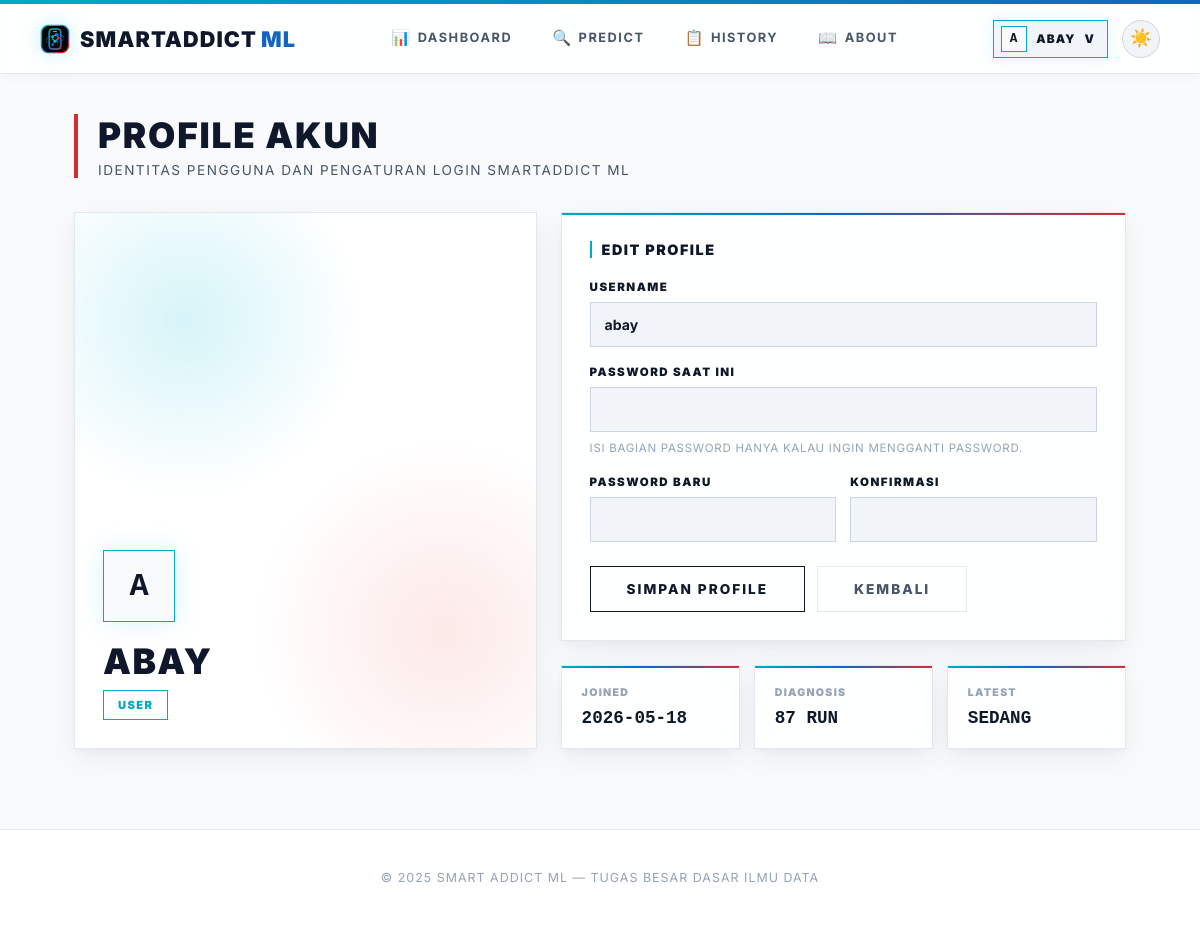
Before: /profile (signed in) with the older database file.
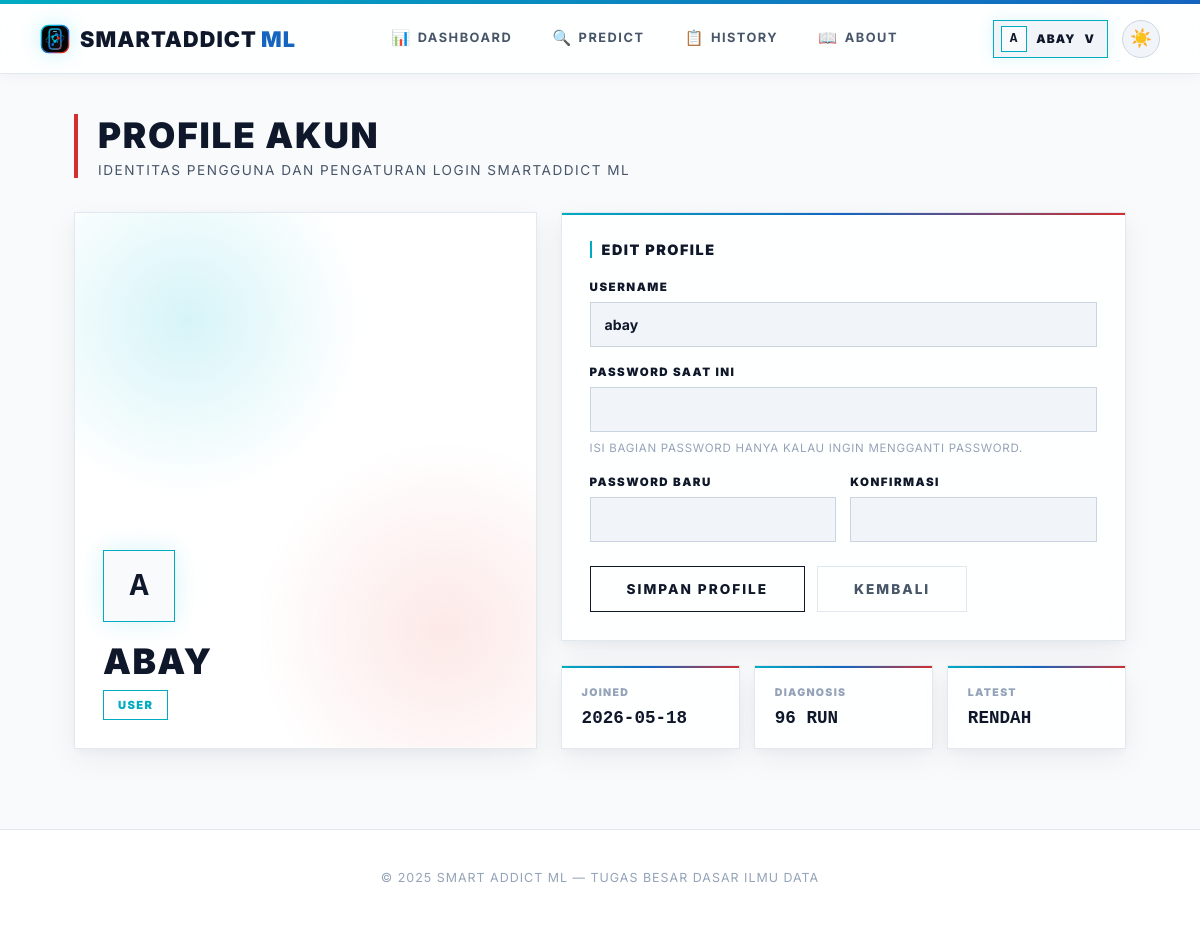
After: the same page with the newer database file.
### app.py (models this page shows, shortened)
class User(UserMixin, db.Model):
    id = db.Column(db.Integer, primary_key=True)
    username = db.Column(db.String(80), unique=True, nullable=False)
    password_hash = db.Column(db.String(200), nullable=False)
    role = db.Column(db.String(10), default='user')  # 'user' or 'admin'
    created_at = db.Column(db.DateTime, default=datetime.utcnow)
    predictions = db.relationship('Prediction', backref='user', lazy=True)
    @property
    def is_admin(self):
        return self.role == 'admin'

class Prediction(db.Model):
    id = db.Column(db.Integer, primary_key=True)
    user_id = db.Column(db.Integer, db.ForeignKey('user.id'), nullable=False)
    model_name = db.Column(db.String(50), nullable=False)
    input_values = db.Column(db.Text, nullable=False)  # JSON string
    result = db.Column(db.String(20), nullable=False)
    prediction_raw = db.Column(db.Integer, nullable=False)
    timestamp = db.Column(db.DateTime, default=datetime.utcnow)

### app.py (the view, shortened to what this page needs)
@app.route("/profile", methods=["GET", "POST"])
@login_required
def profile():
    prediction_count = Prediction.query.filter_by(user_id=current_user.id).count()
    latest_prediction = Prediction.query.filter_by(user_id=current_user.id).order_by(Prediction.timestamp.desc()).first()
    return render_template(
        "profile.html",
        active_page='profile',
        prediction_count=prediction_count,
        latest_prediction=latest_prediction
    )

### app.py (called while the page is built)
@app.after_request
def add_no_cache(response):
    response.headers['Cache-Control'] = 'no-store, no-cache, must-revalidate, max-age=0'
    response.headers['Pragma'] = 'no-cache'
    response.headers['Expires'] = '0'
    return response

@login_manager.user_loader
def load_user(user_id):
    return User.query.get(int(user_id))

### templates/profile.html (shortened to what this page needs)
{% extends "base.html" %}
{% block content %}
<main class="content">
    <div class="page-header">
        <h1>PROFILE AKUN</h1>
        <p>IDENTITAS PENGGUNA DAN PENGATURAN LOGIN SMARTADDICT ML</p>
    </div>
    <div class="profile-grid">
        <section class="profile-visual">
            <div id="profile3d" aria-hidden="true"></div>
            <div class="profile-identity">
                <div class="profile-avatar-large">{{ current_user.username[0]|upper }}</div>
                <h2>{{ current_user.username }}</h2>
                <span class="role-badge">{{ current_user.role }}</span>
            </div>
        </section>
        <section>
            <div class="profile-panel">
                <div class="panel-title">Edit Profile</div>
                <form method="post" class="form-grid">
                    <div class="form-group">
                        <label class="form-label" for="username">Username</label>
                        <input class="form-input" id="username" name="username" value="{{ current_user.username }}" maxlength="80" required>
                    </div>
                    <div class="form-group">
                        <label class="form-label" for="current_password">Password Saat Ini</label>
                        <input class="form-input" id="current_password" name="current_password" type="password" autocomplete="current-password">
                        <div class="form-note">Isi bagian password hanya kalau ingin mengganti password.</div>
                    </div>
                    <div class="password-grid">
                        <div class="form-group">
                            <label class="form-label" for="new_password">Password Baru</label>
                            <input class="form-input" id="new_password" name="new_password" type="password" autocomplete="new-password">
                        </div>
                        <div class="form-group">
                            <label class="form-label" for="confirm_password">Konfirmasi</label>
                            <input class="form-input" id="confirm_password" name="confirm_password" type="password" autocomplete="new-password">
                        </div>
                    </div>
                    <div class="profile-actions">
                        <button type="submit" class="btn-primary">Simpan Profile</button>
                        <a href="{{ url_for('dashboard') }}" class="btn-secondary">Kembali</a>
                    </div>
                </form>
            </div>
            <div class="profile-stats">
                <div class="profile-stat">
                    <span>Joined</span>
                    <strong>{{ current_user.created_at.strftime('%Y-%m-%d') }}</strong>
                </div>
                <div class="profile-stat">
                    <span>Diagnosis</span>
                    <strong>{{ prediction_count }} Run</strong>
                </div>
                <div class="profile-stat">
                    <span>Latest</span>
                    <strong>{% if latest_prediction %}{{ latest_prediction.result }}{% else %}None{% endif %}</strong>
                </div>
            </div>
        </section>
    </div>
</main>
{% endblock %}

### templates/base.html (shortened to what this page needs)
<!doctype html>
<html lang="id" data-theme="light">
<head>
</head>
<body>
    <div class="navbar-wrap">
        <nav class="navbar">
            <a href="{{ url_for('dashboard') }}" class="logo" style="text-decoration:none">
                <img class="logo-mark" src="{{ url_for('static', filename='img/smartaddict-logo.svg') }}" alt="" aria-hidden="true">
                <span>SmartAddict<span style="color:var(--m-blue-dark); font-weight: 900; margin-left: 4px;">ML</span></span>
            </a>
            <div class="nav-center">
                {% if current_user.is_authenticated and current_user.is_admin %}
                <a href="{{ url_for('admin_dashboard') }}" {% if active_page == 'admin_dashboard' %}class="active"{% endif %}><span class="nav-icon">🛡️</span>Admin</a>
                <a href="{{ url_for('admin_history') }}" {% if active_page == 'admin_history' %}class="active"{% endif %}><span class="nav-icon">📋</span>History</a>
                <a href="{{ url_for('admin_users') }}" {% if active_page == 'admin_users' %}class="active"{% endif %}><span class="nav-icon">👥</span>Users</a>
                <a href="{{ url_for('about') }}" {% if active_page == 'about' %}class="active"{% endif %}><span class="nav-icon">📖</span>About</a>
                {% elif current_user.is_authenticated %}
                <a href="{{ url_for('dashboard') }}" {% if active_page == 'dashboard' %}class="active"{% endif %}><span class="nav-icon">📊</span>Dashboard</a>
                <a href="{{ url_for('predict') }}" {% if active_page == 'predict' %}class="active"{% endif %}><span class="nav-icon">🔍</span>Predict</a>
                <a href="{{ url_for('history_page') }}" {% if active_page == 'history' %}class="active"{% endif %}><span class="nav-icon">📋</span>History</a>
                <a href="{{ url_for('about') }}" {% if active_page == 'about' %}class="active"{% endif %}><span class="nav-icon">📖</span>About</a>
                {% else %}
                <a href="{{ url_for('dashboard') }}" {% if active_page == 'dashboard' %}class="active"{% endif %}><span class="nav-icon">📊</span>Dashboard</a>
                <a href="{{ url_for('about') }}" {% if active_page == 'about' %}class="active"{% endif %}><span class="nav-icon">📖</span>About</a>
                {% endif %}
            </div>
            <div class="nav-actions">
                {% if current_user.is_authenticated %}
                <div class="profile-menu" id="profileMenu">
                    <button type="button" class="profile-chip {% if active_page == 'profile' %}active{% endif %}" onclick="toggleProfileMenu(event)" aria-expanded="false" aria-controls="profileDropdown">
                        <span class="profile-chip-avatar">{{ current_user.username[0]|upper }}</span>
                        <span class="profile-chip-name">{{ current_user.username }}</span>
                        <span aria-hidden="true">v</span>
                    </button>
                </div>
                {% else %}
                <a href="{{ url_for('login') }}" class="btn-nav-login">Login</a>
                {% endif %}
                <button class="theme-toggle" id="themeToggle" onclick="toggleTheme()" title="Toggle tema">
                    <span id="themeIcon">🌙</span>
                </button>
            </div>
        </nav>
    </div>
    <div class="nav-spacer"></div>
    {% block content %}{% endblock %}
    {% block footer %}
    <footer class="footer">
        <p>© 2025 Smart Addict ML — Tugas Besar Dasar Ilmu Data</p>
    </footer>
    {% endblock %}
</body>
</html>

Changed rows visible on the page:
no longer on this page (row unchanged): Prediction: result "SEDANG"
added Prediction: result "RENDAH"
Other visible differences:
{{ prediction_count }}: "87" → "96"
